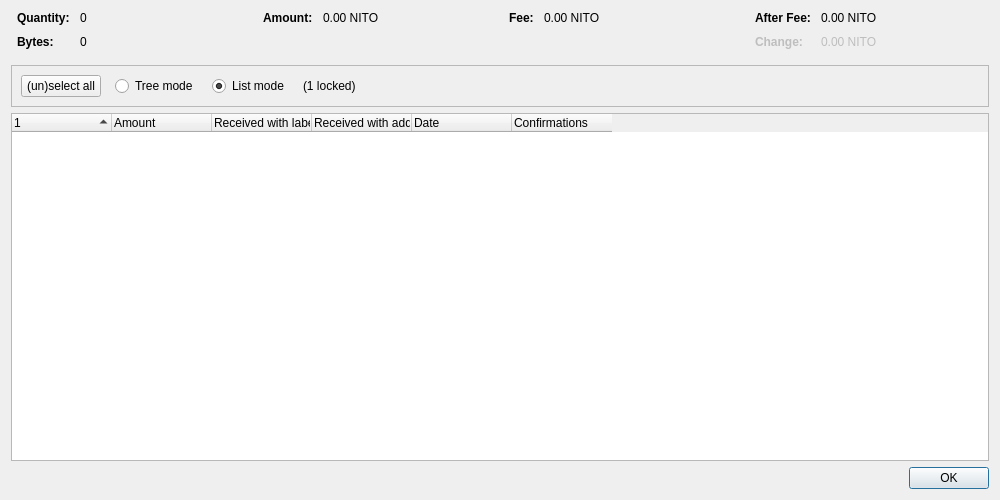
<?xml version="1.0" encoding="UTF-8"?>
<ui version="4.0">
 <class>CoinControlDialog</class>
 <widget class="QDialog" name="CoinControlDialog">
  <property name="geometry">
   <rect>
    <x>0</x>
    <y>0</y>
    <width>1000</width>
    <height>500</height>
   </rect>
  </property>
  <property name="windowTitle">
   <string>Coin Selection</string>
  </property>
  <layout class="QVBoxLayout" name="verticalLayout">
   <item>
    <layout class="QHBoxLayout" name="horizontalLayoutTop" stretch="0,0,0,0">
     <property name="topMargin">
      <number>0</number>
     </property>
     <property name="bottomMargin">
      <number>10</number>
     </property>
     <item>
      <layout class="QFormLayout" name="formLayoutCoinControl1">
       <property name="labelAlignment">
        <set>Qt::AlignLeft|Qt::AlignVCenter</set>
       </property>
       <property name="horizontalSpacing">
        <number>10</number>
       </property>
       <property name="verticalSpacing">
        <number>10</number>
       </property>
       <property name="leftMargin">
        <number>6</number>
       </property>
       <property name="rightMargin">
        <number>6</number>
       </property>
       <item row="0" column="0">
        <widget class="QLabel" name="labelCoinControlQuantityText">
         <property name="font">
          <font>
           <weight>75</weight>
           <bold>true</bold>
          </font>
         </property>
         <property name="text">
          <string>Quantity:</string>
         </property>
        </widget>
       </item>
       <item row="0" column="1">
        <widget class="QLabel" name="labelCoinControlQuantity">
         <property name="cursor">
          <cursorShape>IBeamCursor</cursorShape>
         </property>
         <property name="contextMenuPolicy">
          <enum>Qt::ActionsContextMenu</enum>
         </property>
         <property name="text">
          <string notr="true">0</string>
         </property>
         <property name="textInteractionFlags">
          <set>Qt::LinksAccessibleByMouse|Qt::TextSelectableByKeyboard|Qt::TextSelectableByMouse</set>
         </property>
        </widget>
       </item>
       <item row="1" column="0">
        <widget class="QLabel" name="labelCoinControlBytesText">
         <property name="font">
          <font>
           <weight>75</weight>
           <bold>true</bold>
          </font>
         </property>
         <property name="text">
          <string>Bytes:</string>
         </property>
        </widget>
       </item>
       <item row="1" column="1">
        <widget class="QLabel" name="labelCoinControlBytes">
         <property name="cursor">
          <cursorShape>IBeamCursor</cursorShape>
         </property>
         <property name="contextMenuPolicy">
          <enum>Qt::ActionsContextMenu</enum>
         </property>
         <property name="text">
          <string notr="true">0</string>
         </property>
         <property name="textInteractionFlags">
          <set>Qt::LinksAccessibleByMouse|Qt::TextSelectableByKeyboard|Qt::TextSelectableByMouse</set>
         </property>
        </widget>
       </item>
      </layout>
     </item>
     <item>
      <layout class="QFormLayout" name="formLayoutCoinControl2">
       <property name="horizontalSpacing">
        <number>10</number>
       </property>
       <property name="verticalSpacing">
        <number>10</number>
       </property>
       <property name="leftMargin">
        <number>6</number>
       </property>
       <property name="rightMargin">
        <number>6</number>
       </property>
       <item row="0" column="0">
        <widget class="QLabel" name="labelCoinControlAmountText">
         <property name="font">
          <font>
           <weight>75</weight>
           <bold>true</bold>
          </font>
         </property>
         <property name="text">
          <string>Amount:</string>
         </property>
        </widget>
       </item>
       <item row="0" column="1">
        <widget class="QLabel" name="labelCoinControlAmount">
         <property name="cursor">
          <cursorShape>IBeamCursor</cursorShape>
         </property>
         <property name="contextMenuPolicy">
          <enum>Qt::ActionsContextMenu</enum>
         </property>
         <property name="text">
          <string notr="true">0.00 NITO</string>
         </property>
         <property name="textInteractionFlags">
          <set>Qt::LinksAccessibleByMouse|Qt::TextSelectableByKeyboard|Qt::TextSelectableByMouse</set>
         </property>
        </widget>
       </item>
      </layout>
     </item>
     <item>
      <layout class="QFormLayout" name="formLayoutCoinControl3">
       <property name="horizontalSpacing">
        <number>10</number>
       </property>
       <property name="verticalSpacing">
        <number>10</number>
       </property>
       <property name="leftMargin">
        <number>6</number>
       </property>
       <property name="rightMargin">
        <number>6</number>
       </property>
       <item row="0" column="0">
        <widget class="QLabel" name="labelCoinControlFeeText">
         <property name="font">
          <font>
           <weight>75</weight>
           <bold>true</bold>
          </font>
         </property>
         <property name="text">
          <string>Fee:</string>
         </property>
        </widget>
       </item>
       <item row="0" column="1">
        <widget class="QLabel" name="labelCoinControlFee">
         <property name="cursor">
          <cursorShape>IBeamCursor</cursorShape>
         </property>
         <property name="contextMenuPolicy">
          <enum>Qt::ActionsContextMenu</enum>
         </property>
         <property name="text">
          <string notr="true">0.00 NITO</string>
         </property>
         <property name="textInteractionFlags">
          <set>Qt::LinksAccessibleByMouse|Qt::TextSelectableByKeyboard|Qt::TextSelectableByMouse</set>
         </property>
        </widget>
       </item>
      </layout>
     </item>
     <item>
      <layout class="QFormLayout" name="formLayoutCoinControl4">
       <property name="labelAlignment">
        <set>Qt::AlignLeft|Qt::AlignVCenter</set>
       </property>
       <property name="horizontalSpacing">
        <number>10</number>
       </property>
       <property name="verticalSpacing">
        <number>10</number>
       </property>
       <property name="leftMargin">
        <number>6</number>
       </property>
       <property name="rightMargin">
        <number>6</number>
       </property>
       <item row="0" column="0">
        <widget class="QLabel" name="labelCoinControlAfterFeeText">
         <property name="font">
          <font>
           <weight>75</weight>
           <bold>true</bold>
          </font>
         </property>
         <property name="text">
          <string>After Fee:</string>
         </property>
        </widget>
       </item>
       <item row="0" column="1">
        <widget class="QLabel" name="labelCoinControlAfterFee">
         <property name="cursor">
          <cursorShape>IBeamCursor</cursorShape>
         </property>
         <property name="contextMenuPolicy">
          <enum>Qt::ActionsContextMenu</enum>
         </property>
         <property name="text">
          <string notr="true">0.00 NITO</string>
         </property>
         <property name="textInteractionFlags">
          <set>Qt::LinksAccessibleByMouse|Qt::TextSelectableByKeyboard|Qt::TextSelectableByMouse</set>
         </property>
        </widget>
       </item>
       <item row="1" column="0">
        <widget class="QLabel" name="labelCoinControlChangeText">
         <property name="enabled">
          <bool>false</bool>
         </property>
         <property name="font">
          <font>
           <weight>75</weight>
           <bold>true</bold>
          </font>
         </property>
         <property name="text">
          <string>Change:</string>
         </property>
        </widget>
       </item>
       <item row="1" column="1">
        <widget class="QLabel" name="labelCoinControlChange">
         <property name="enabled">
          <bool>false</bool>
         </property>
         <property name="cursor">
          <cursorShape>IBeamCursor</cursorShape>
         </property>
         <property name="contextMenuPolicy">
          <enum>Qt::ActionsContextMenu</enum>
         </property>
         <property name="text">
          <string notr="true">0.00 NITO</string>
         </property>
         <property name="textInteractionFlags">
          <set>Qt::LinksAccessibleByMouse|Qt::TextSelectableByKeyboard|Qt::TextSelectableByMouse</set>
         </property>
        </widget>
       </item>
      </layout>
     </item>
    </layout>
   </item>
   <item>
    <widget class="QFrame" name="frame">
     <property name="minimumSize">
      <size>
       <width>0</width>
       <height>40</height>
      </size>
     </property>
     <property name="frameShape">
      <enum>QFrame::StyledPanel</enum>
     </property>
     <property name="frameShadow">
      <enum>QFrame::Sunken</enum>
     </property>
     <layout class="QHBoxLayout" name="horizontalLayout">
      <item>
       <layout class="QHBoxLayout" name="horizontalLayoutPanel" stretch="0,0,0,0,0">
        <property name="spacing">
         <number>14</number>
        </property>
        <item>
         <widget class="QPushButton" name="pushButtonSelectAll">
          <property name="sizePolicy">
           <sizepolicy hsizetype="Maximum" vsizetype="Fixed">
            <horstretch>0</horstretch>
            <verstretch>0</verstretch>
           </sizepolicy>
          </property>
          <property name="text">
           <string>(un)select all</string>
          </property>
          <property name="autoDefault">
           <bool>false</bool>
          </property>
         </widget>
        </item>
        <item>
         <widget class="QRadioButton" name="radioTreeMode">
          <property name="sizePolicy">
           <sizepolicy hsizetype="Maximum" vsizetype="Fixed">
            <horstretch>0</horstretch>
            <verstretch>0</verstretch>
           </sizepolicy>
          </property>
          <property name="text">
           <string>Tree mode</string>
          </property>
         </widget>
        </item>
        <item>
         <widget class="QRadioButton" name="radioListMode">
          <property name="sizePolicy">
           <sizepolicy hsizetype="Maximum" vsizetype="Fixed">
            <horstretch>0</horstretch>
            <verstretch>0</verstretch>
           </sizepolicy>
          </property>
          <property name="text">
           <string>List mode</string>
          </property>
          <property name="checked">
           <bool>true</bool>
          </property>
         </widget>
        </item>
        <item>
         <widget class="QLabel" name="labelLocked">
          <property name="text">
           <string notr="true">(1 locked)</string>
          </property>
         </widget>
        </item>
        <item>
         <spacer name="horizontalSpacer">
          <property name="orientation">
           <enum>Qt::Horizontal</enum>
          </property>
          <property name="sizeHint" stdset="0">
           <size>
            <width>40</width>
            <height>20</height>
           </size>
          </property>
         </spacer>
        </item>
       </layout>
      </item>
     </layout>
    </widget>
   </item>
   <item>
    <widget class="CoinControlTreeWidget" name="treeWidget">
     <property name="contextMenuPolicy">
      <enum>Qt::CustomContextMenu</enum>
     </property>
     <property name="sortingEnabled">
      <bool>false</bool>
     </property>
     <property name="columnCount">
      <number>6</number>
     </property>
     <attribute name="headerShowSortIndicator" stdset="0">
      <bool>true</bool>
     </attribute>
     <attribute name="headerStretchLastSection">
      <bool>false</bool>
     </attribute>
     <column>
      <property name="text">
       <string/>
      </property>
     </column>
     <column>
      <property name="text">
       <string>Amount</string>
      </property>
     </column>
     <column>
      <property name="text">
       <string>Received with label</string>
      </property>
     </column>
     <column>
      <property name="text">
       <string>Received with address</string>
      </property>
     </column>
     <column>
      <property name="text">
       <string>Date</string>
      </property>
     </column>
     <column>
      <property name="text">
       <string>Confirmations</string>
      </property>
      <property name="toolTip">
       <string>Confirmed</string>
      </property>
     </column>
     <column>
      <property name="text">
       <string/>
      </property>
     </column>
     <column>
      <property name="text">
       <string/>
      </property>
     </column>
     <column>
      <property name="text">
       <string/>
      </property>
     </column>
     <column>
      <property name="text">
       <string/>
      </property>
     </column>
    </widget>
   </item>
   <item>
    <widget class="QDialogButtonBox" name="buttonBox">
     <property name="orientation">
      <enum>Qt::Horizontal</enum>
     </property>
     <property name="standardButtons">
      <set>QDialogButtonBox::Ok</set>
     </property>
    </widget>
   </item>
  </layout>
 </widget>
 <customwidgets>
  <customwidget>
   <class>CoinControlTreeWidget</class>
   <extends>QTreeWidget</extends>
   <header>qt/coincontroltreewidget.h</header>
  </customwidget>
 </customwidgets>
 <resources/>
 <connections/>
</ui>
